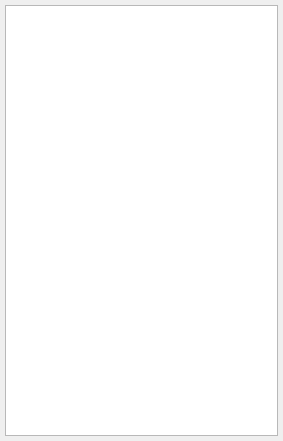
<?xml version="1.0" encoding="UTF-8"?>
<ui version="4.0">
 <class>pOpenedFileExplorer</class>
 <widget class="pDockWidget" name="pOpenedFileExplorer">
  <property name="geometry">
   <rect>
    <x>0</x>
    <y>0</y>
    <width>283</width>
    <height>441</height>
   </rect>
  </property>
  <property name="windowIcon">
   <iconset>
    <normaloff>:/mksicons/filtered.png</normaloff>:/mksicons/filtered.png</iconset>
  </property>
  <property name="windowTitle">
   <string>Opened Files List</string>
  </property>
  <widget class="QWidget" name="centralwidget">
   <layout class="QVBoxLayout" name="verticalLayout">
    <property name="spacing">
     <number>3</number>
    </property>
    <property name="margin">
     <number>5</number>
    </property>
    <item>
     <widget class="QTreeView" name="tvFiles">
      <property name="contextMenuPolicy">
       <enum>Qt::CustomContextMenu</enum>
      </property>
      <property name="dragEnabled">
       <bool>true</bool>
      </property>
      <property name="dragDropMode">
       <enum>QAbstractItemView::InternalMove</enum>
      </property>
      <property name="rootIsDecorated">
       <bool>false</bool>
      </property>
      <property name="uniformRowHeights">
       <bool>true</bool>
      </property>
      <property name="allColumnsShowFocus">
       <bool>true</bool>
      </property>
      <property name="headerHidden">
       <bool>true</bool>
      </property>
     </widget>
    </item>
   </layout>
  </widget>
 </widget>
 <customwidgets>
  <customwidget>
   <class>pDockWidget</class>
   <extends>QDockWidget</extends>
   <header location="global">PyQt4/fresh.h</header>
   <container>1</container>
  </customwidget>
 </customwidgets>
 <resources>
  <include location="../resources/resources.qrc"/>
 </resources>
 <connections/>
</ui>
